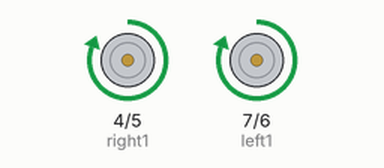
Recording of a sketch running on a simulated Arduino Uno, built with avr-gcc and run on an emulated ATmega328P. On the bench: motor-driver pin pairs drawn as motors (green arrow = first pin HIGH = forward, orange = second pin HIGH = backward, longer = more drive).

Above: at 0.1 s.
At 2.1 s:
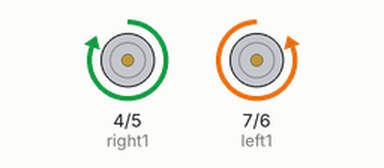
At 3.3 s:
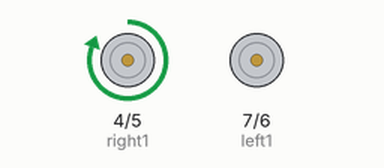
At 10.3 s:
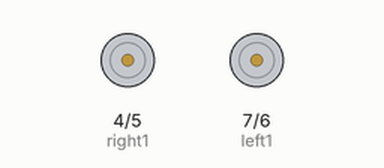
Timing chart, 0 to 11.8 s (numbered marks = the images above):
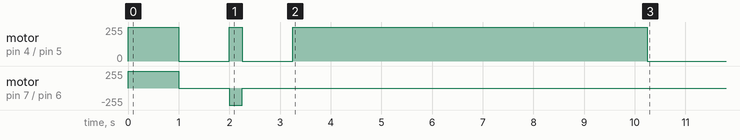

The sketch:

Several_Kinds_of_Robot_Movement.ino
```cpp
/* Danny Maas, Jessica Pearson, Austin Gnecco, Saket Shanmugam
   Program: Several Kinds of Robot Movement
   Goal: "Move straight backwards for one second, then to pivot 90 degrees (one wheel
   forward, one backward, both at the same speed), and then move forward to trace a complete a
   circle (both wheels forward, but at unequal speeds). Include one second pauses between each
   different motion.
*/


// Right Motor
int right1 = 4;  //Turns out A0-A5 are reserved by the Arduino software for the analog pins 0-5
int right2 = 5;  //Hence why we kept getting errors trying to declare A1 and A2. Now we just use
// Left Motor    //Left and right 1 and 2.
int left1 = 7;
int left2 = 6;


void setup()
{
  pinMode(right1, OUTPUT);
  pinMode(right2, OUTPUT);
  pinMode(left1, OUTPUT);
  pinMode(left2, OUTPUT);

  //Movement
  moveStraight(255, 1000);
  delay(1000);
  turn(255, -255, 250);
  delay(1000);
  turn(200, 100, 7000);
}


void loop()
{
  // Nothing, we just want it to move once.
}


//While we understand that making separate functions for moving straight and turning
//isn't necessary, we want tomake them now so that they're ready when we need them later.


void moveStraight(signed int power, int duration)
{
  if (power > 0)
  {
    analogWrite(right1, power);
    analogWrite(right2, 0);
    analogWrite(left1, power);
    analogWrite(left2, 0);
  }
  else if (power < 0)
  {
    power = abs(power);
    analogWrite(right1, 0);
    analogWrite(right2, power);
    analogWrite(left1, 0);
    analogWrite(left2, power);
  }
  delay(duration);
  halt();
}


void turn(signed int right, signed int left, int duration)
{
  if (right > 0)
  {
    analogWrite(right1, right);
    analogWrite(right2, 0);
  }
  else if (right < 0)
  {
    right = abs(right);
    analogWrite(right1, 0);
    analogWrite(right2, right);
  }
  if (left > 0)
  {
    analogWrite(left1, left);
    analogWrite(left2, 0);
  }
  else if (left < 0)
  {
    left = abs(left);
    analogWrite(left1, 0);
    analogWrite(left2, left);
  }
  delay(duration);
  halt();
}


//We're going to need to stop a lot. Might as well make it a function


void halt()
{
  analogWrite(right1, 0);
  analogWrite(right2, 0);
  analogWrite(left1, 0);
  analogWrite(left2, 0);
}
```
